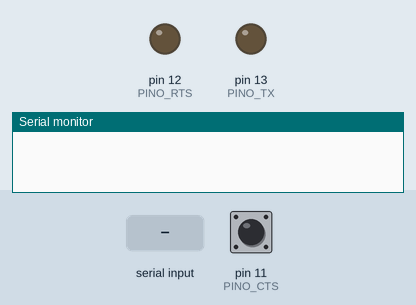
A sketch run on a simulated Arduino Uno, built with avr-gcc and run on an emulated ATmega328P. Shown: output pins drawn as LEDs (lit = HIGH), the last lines printed to the serial monitor. Dashed ring = blinking. The test bench sets the inputs (shaded band); at power-on: pin 11 (PINO_CTS) LOW.

Above: at 1.2 s.
1.3 s: "1\n" received over Serial
At 3.5 s:
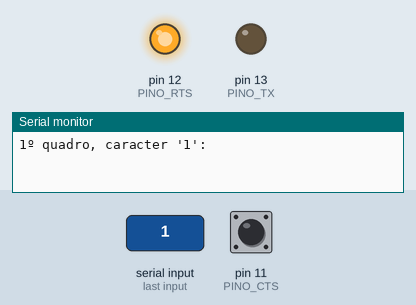
3.8 s: pin 11 (PINO_CTS) driven HIGH
At 4.0 s:
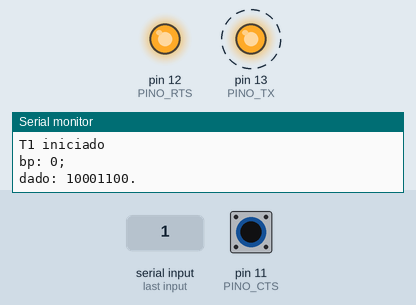
5.5 s: pin 11 (PINO_CTS) driven LOW
At 6.2 s:
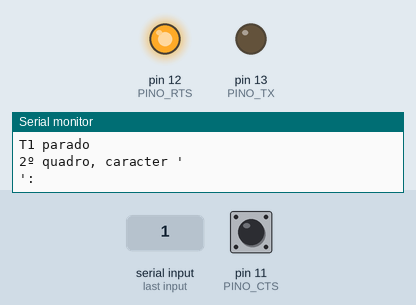
7.0 s: pin 11 (PINO_CTS) pulsed HIGH 2 times (0.12 s each, 0.3 s apart)
At 8.5 s:
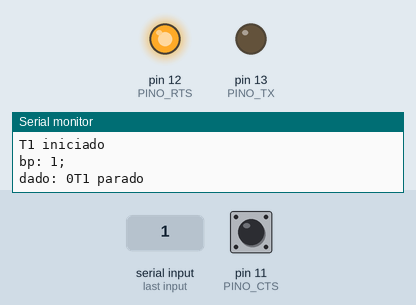
Timing chart, 0 to 10.0 s (numbered marks = the images above; inputs shaded):
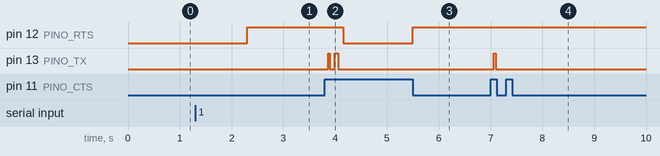

The sketch:

emissor.ino
```cpp
// Emissor de Quadros de Caracter, Codificados em NRZ, Delimitados por Bit de Início e Fim;
// que faz Controle de Erro por Bit de Paridade e Controle de Fluxo por Handshake.

#define PINO_TX 13 // pino de transmissão de dados
#define PINO_RTS 12 // pino de requisição de início e sinalização de fim de transmissão
#define PINO_CTS 11 // pino de permissão de início de transmissão e sinalização de fim de recepção
#define BAUD_RATE 223 // 223 interrupções por segundo, transmitindo até aproximadamente 20 caracteres por segundo

#include "Temporizador.h"

typedef enum PARIDADE
{
  impar,
  par
} Paridade;

// Sinaliza se a paridade da quantidade de bits 1's do dado é
// correspondente a paridade pré-estabelicida para transmissão.
Paridade paridade(char dado, Paridade p)
{
  Paridade x = p; // inicia bandeira
  // se x é iniciado como true, configura sinalização para paridade par,
  // se é iniciado como false, configura sinalização para paridade ímpar
  for (unsigned int i = 0; i < 8; i++)
  { // percorre dado ascendentemente
    if ((dado >> i) & 1)
    { // se bit na posição i for 1
      if (x)
      { // se bandeira atual é par
        x = impar; // passa a ser ímpar
      } else
      { // senão, se ímpar
        x = par; // passa a ser par
      }
    }
  }
  return x; // retorna bandeira
}

void emite_bit_de_paridade(char dado, Paridade p)
{
  if (paridade(dado, p))
  { // se dado tiver paridade p
    digitalWrite(PINO_TX, LOW); // seta baixa tensão como bit de paridade 0
    Serial.println("bp: 0;");
  } else
  { // senão
    digitalWrite(PINO_TX, HIGH); // seta alta tensão como bit de paridade 1
    Serial.println("bp: 1;");
  }
  Serial.print("dado: ");
}

void emite_bit_de_dado(char dado, unsigned int i)
{
  if ((dado >> i) & 1)
  { // se bit do dado referente a posição i for 1
    digitalWrite(PINO_TX, HIGH); // seta alta tensão
    Serial.print("1");
  } else
  { // senão
    digitalWrite(PINO_TX, LOW); // seta baixa tensão
    Serial.print("0");
  }
}

String mensagem; // vetor global de dados a serem emitidos nas interrupções
unsigned int iq; // variável global de índice de quadro de caracter de mensagem
unsigned int ib; // variável global de índice de bit de quadro de caracter de mensagem

// Rotina de interrupcao do timer1
// O que fazer toda vez que 1/BAUD_RATE s passou?
// Emite um bit de quadro setando a tensão referente ao valor do bit.
// Ao terminar de enviar um quadro, sinaliza para receptor pelo RTS.
ISR(TIMER1_COMPA_vect)
{
  if (ib == 0)
  { // se ib corrente é referente a um bit de início de quadro
    digitalWrite(PINO_TX, LOW); // seta baixa tensão como bit 0
    ib++; // avança referência para o próximo bit de quadro
  } else if (ib == 1)
  { // se ib corrente é referente ao bit de índice de paridade do dado
    emite_bit_de_paridade(mensagem.charAt(iq), impar); // seta tensão para paridade
    ib++; // avança referência para o próximo bit de quadro
  } else if (ib < 10)
  { // se ib corrente é referente a um índice de bit de dado
    emite_bit_de_dado(mensagem.charAt(iq), ib - 2); // seta tensão para bit de dado
    ib++; // avança referência para o próximo bit de quadro
  } else if (ib == 10)
  { // se ib corrente é referente a um bit de fim de quadro
    digitalWrite(PINO_TX, LOW); // emite baixa tensão como bit 0
    Serial.println('.');
    // Serial.println();
    ib++; // avança referência para uma localização inválida
  } else if (ib == 11)
  { // se já terminou de transmitir quadro
    digitalWrite(PINO_RTS, LOW); // sinaliza fim de transmissão para receptor
    ib++; // incrementa para não setar RTS novamente
  } else
  { // senão,
    // não faz nada, está esperando o receptor sinalizar que terminou de receber
  }
}

// Executada uma vez quando o Arduino reseta
void setup()
{
  //desabilita interrupcoes
  noInterrupts();
  // Configura porta serial (Serial Monitor - Ctrl + Shift + M)
  Serial.begin(9600); // 9600 bps
  // Inicializa configurações de pinos TX, RTS e CTS
  pinMode(PINO_TX, OUTPUT); // saída de transmissão de dados
  pinMode(PINO_RTS, OUTPUT); // saída de sinalização de estado de transmissão
  pinMode(PINO_CTS, INPUT); // entrada de sinalização de estado de recepção
  // Configura timer
  configuraTemporizador(BAUD_RATE); // 223 interrupções por segundo
  // habilita interrupcoes
  interrupts();
}

void transmite_quadro()
{
  digitalWrite(PINO_RTS, HIGH); // seta RTS
  bool RTS = true; // sinaliza que fez requisição
  while (RTS)
  { // enquanto passar corrente pela saída RTS
    if (digitalRead(PINO_CTS) == HIGH)
    { // se receptor setar CTS em alta tensão
      iniciaTemporizador();
      while (digitalRead(PINO_CTS) == HIGH)
      { // espera receptor terminar de receber
      }
      paraTemporizador();
      RTS = false; // sinaliza fim de transmissão
    }
  }
}

void transmite_mensagem()
{
  for (iq = 0; iq < mensagem.length(); iq++)
  { // para cada caracter
    Serial.print(iq + 1);
    Serial.print("º quadro, caracter '");
    Serial.print(mensagem.charAt(iq));
    Serial.println("':");
    ib = 0; // inicia índice de referência de bit de quadro
    transmite_quadro(); // transmite quadro
  }
}

// O loop() eh executado continuamente (como um while(true))
void loop ( )
{
  if (Serial.available() > 0)
  { // se há dados disponíveis no buffer
    mensagem = Serial.readString(); // lê string do buffer
    // mensagem.trim(); // remove espaços em branco de início e fim
    transmite_mensagem(); // transmite mensagem
    Serial.flush(); // limpa o buffer
  }
}
```

Temporizador.h
```cpp
void configuraTemporizador(int baud_rate){
  int frequencia;
  frequencia = constrain(baud_rate,1,1500);
  //set timer1 interrupt
  TCCR1A = 0;// set entire TCCR1A register to 0
  TCCR1B = 0;// same for TCCR1B
  TCNT1  = 0;//initialize counter value to 0
  //OCR1A = contador;// = (16*10^6) / (10*1024) - 1 (must be <65536)
  OCR1A = ((16 * pow(10,6))/(1024*frequencia)) - 1;
  // turn on CTC mode (clear time on compare)
  TCCR1B |= (1 << WGM12);
  // Turn T1 off
  TCCR1B &= 0xF8;
  // Disable interrupts
  TIMSK1 = 0;
  TIFR1 = 0;
}

void iniciaTemporizador(){
  Serial.println("T1 iniciado");
  TCNT1 = 0;//initialize counter value to 0
  TIFR1 = 0;
  // enable timer compare interrupt
  TIMSK1 |= (1 << OCIE1A);
  // Set CS10 and CS12 bits for 1024 prescaler
  TCCR1B |= (1 << CS12) | (1 << CS10);
}

void paraTemporizador(){
  Serial.println("T1 parado");
  Serial.println();
    // Turn T1 off
  TCCR1B &= 0xF8;
  TIMSK1 = 0;
}
```

Measured:
- after the input at 1.3 s, pin 12 (PINO_RTS): LOW → HIGH after 1.0 s
- after the input at 3.8 s, pin 12 (PINO_RTS): HIGH → LOW after 0.35 s; pin 13 (PINO_TX): alternates HIGH for 0.05 s and LOW for 0.10 s, 4 changes in all, then stays LOW, starting after 0.06 s
- after the input at 5.5 s, pin 12 (PINO_RTS): LOW → HIGH at once
- after the input at 7.0 s, pin 13 (PINO_TX): LOW → HIGH after 0.06 s, → LOW 0.03 s later
